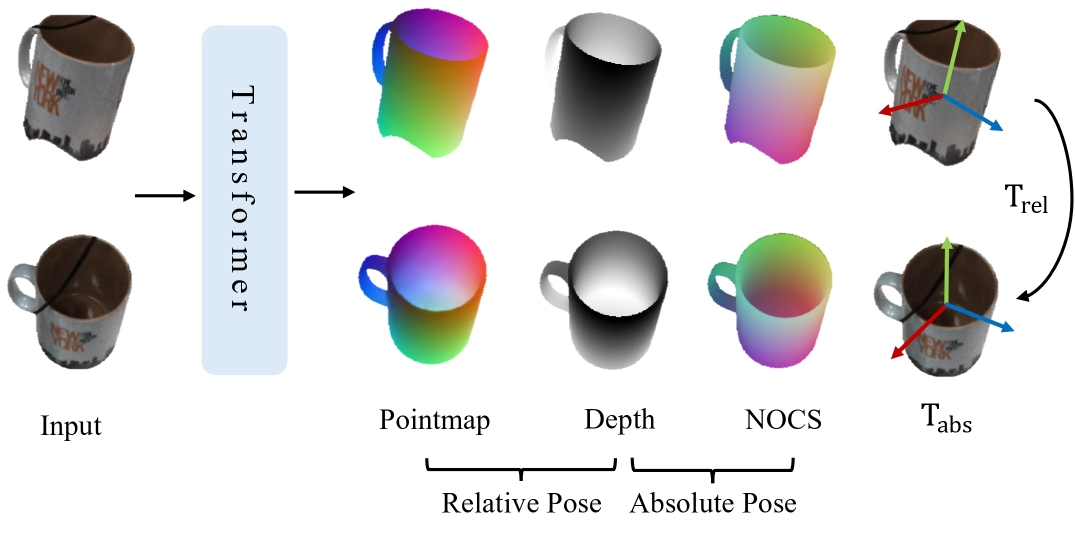
#> input picture assets/teaser.jpg, 2150 x 1079 px (shown at 1/2 size)
$ python -i housecat6d_utils.py   (imports and definitions only)
#> lines starting #> are read from the running program, lines starting #| are printed output that depends on the picture
#> further down, picture is the input picture: shape (1079, 2150, 3); mean B, G, R 219.2, 219.2, 220.1
# SPDX-License-Identifier: CC-BY-NC-SA-4.0
# Project-owned portions of this file are licensed under CC-BY-NC-SA-4.0.
# See LICENSE and NOTICE for details. Third-party notices remain applicable.


import os
import cv2
import cmath
import numpy as np
import collections

# [94 lines left out: functions load_depth, load_housecat_depth, load_housecat_depth_sensor, load_composed_depth, get_bbox, not called in this run]

border_list = [-1, 40, 80, 120, 160, 200, 240, 280, 320, 360, 400, 440, 480, 520, 560, 600, 640, 680, 720, 760, 800, 840, 880, 920, 960, 1000, 1040, 1080, 1120]
# [102 lines left out: functions get_bbox_from_mask, random_rotate, random_scale, not called in this run]


def rgb_add_noise(img):
    rng = np.random
    # apply HSV augmentor
    if rng.rand() > 0:
        hsv_img = cv2.cvtColor(img, cv2.COLOR_BGR2HSV).astype(np.uint16)
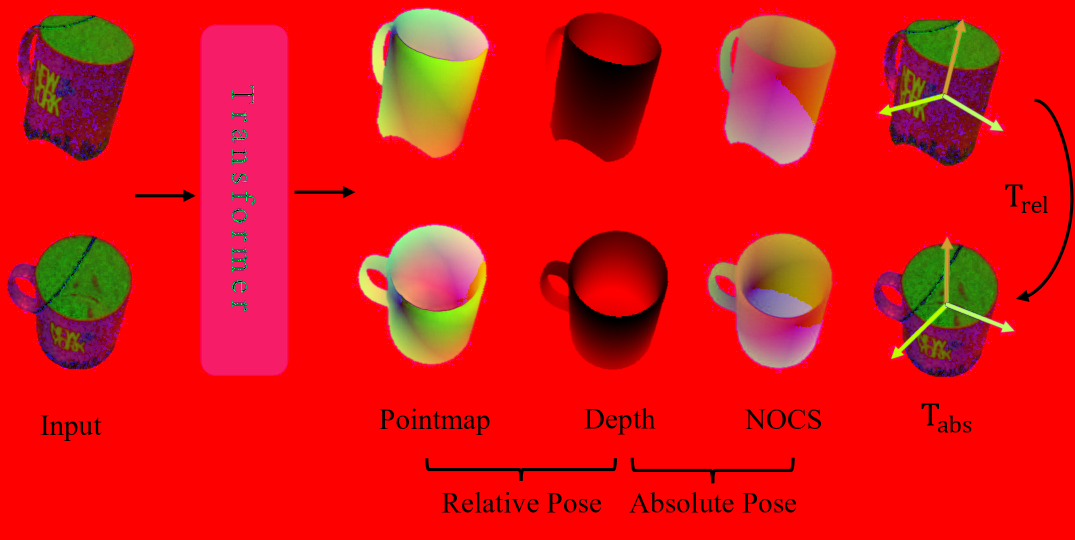
#> hsv_img: shape (1079, 2150, 3) uint16 (shown at 1/2 size); mean B, G, R 17.6, 19, 225.1
        hsv_img[:, :, 1] = hsv_img[:, :, 1] * rand_range(rng, 1.25, 1.45)
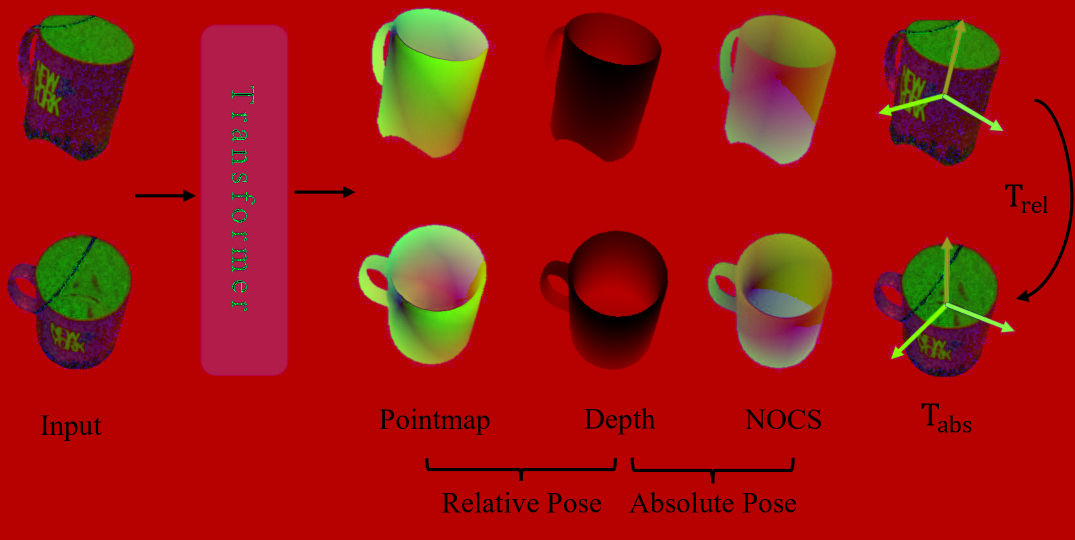
#> hsv_img: shape (1079, 2150, 3) uint16 (shown at 1/2 size); mean B, G, R 17.6, 26.4, 225.1; drawn with min black and max white
        hsv_img[:, :, 2] = hsv_img[:, :, 2] * rand_range(rng, 1.15, 1.35)
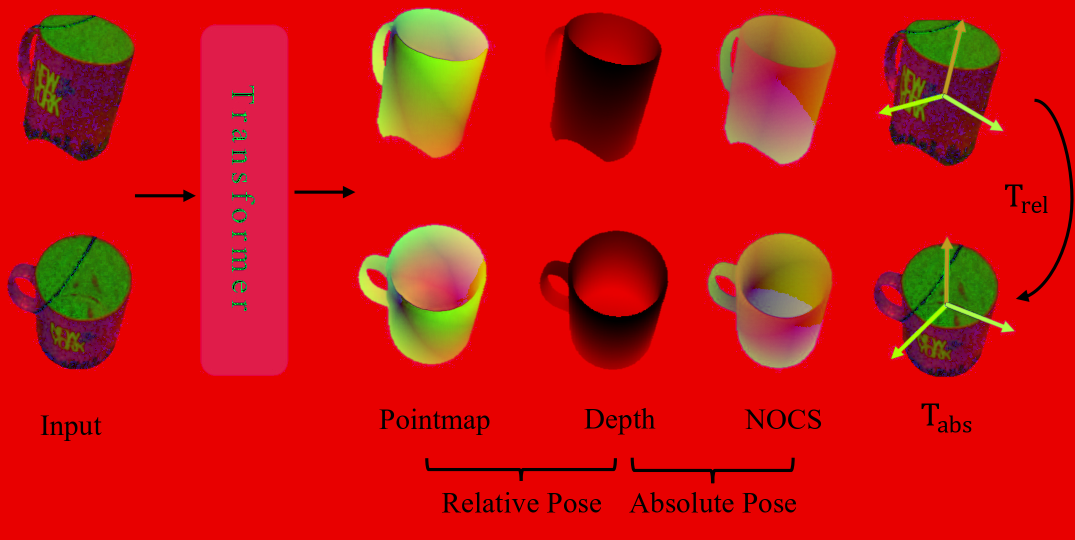
#> hsv_img: shape (1079, 2150, 3) uint16 (shown at 1/2 size); mean B, G, R 17.6, 26.4, 285.2; drawn with min black and max white
        hsv_img[:, :, 1] = np.clip(hsv_img[:, :, 1], 0, 255)
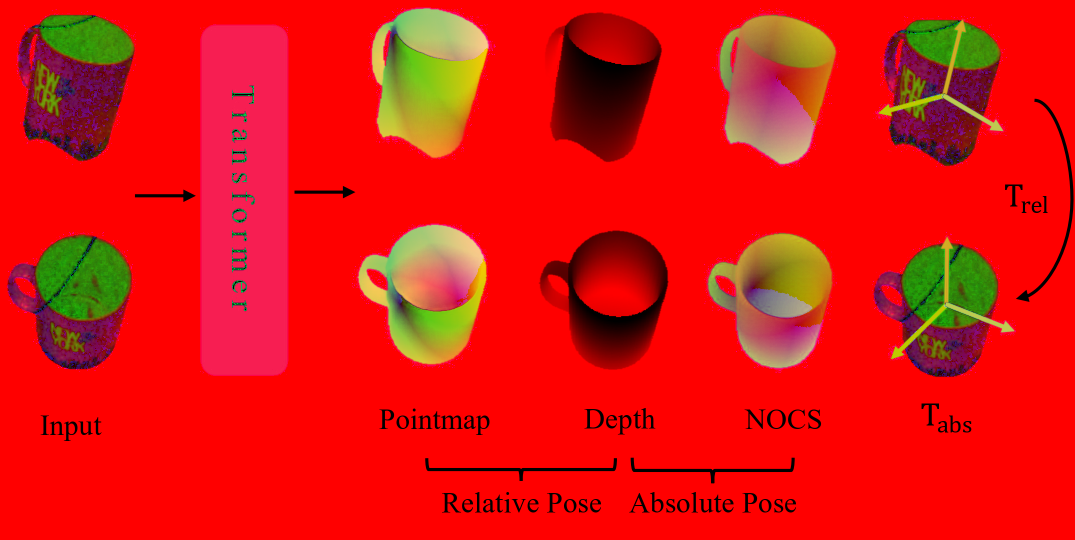
#> hsv_img: shape (1079, 2150, 3) uint16 (shown at 1/2 size); mean B, G, R 17.6, 25.5, 285.2; drawn with min black and max white
        hsv_img[:, :, 2] = np.clip(hsv_img[:, :, 2], 0, 255)
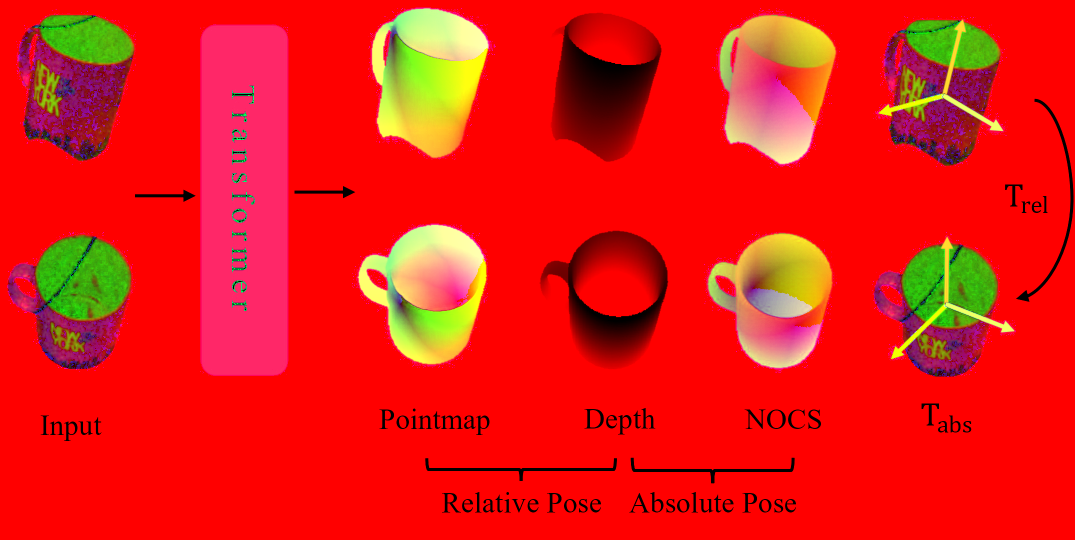
#> hsv_img: shape (1079, 2150, 3) uint16 (shown at 1/2 size); mean B, G, R 17.6, 25.5, 232.5
        img = cv2.cvtColor(hsv_img.astype(np.uint8), cv2.COLOR_HSV2BGR)
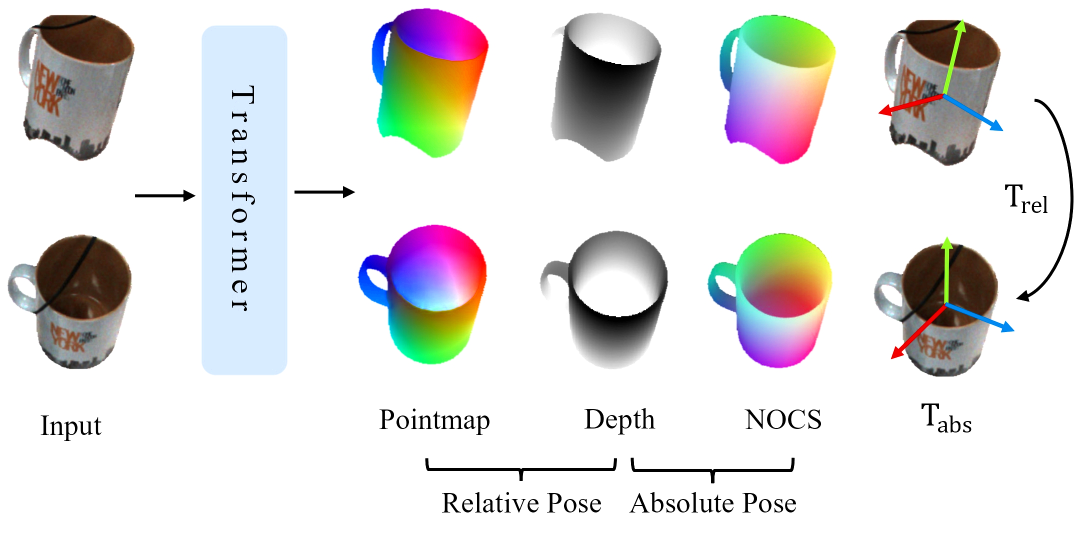
#> img: shape (1079, 2150, 3) (shown at 1/2 size); mean B, G, R 222.7, 223, 224.5

    if rng.rand() > .8:  # sharpen
        kernel = -np.ones((3, 3))
        kernel[1, 1] = rng.rand() * 3 + 9
        kernel /= kernel.sum()
        img = cv2.filter2D(img, -1, kernel)

    if rng.rand() > 0.8:  # motion blur
        r_angle = int(rng.rand() * 360)
        r_len = int(rng.rand() * 15) + 1
        img = linear_motion_blur(img, r_angle, r_len)

    if rng.rand() > 0.8:
        if rng.rand() > 0.2:
            img = cv2.GaussianBlur(img, (3, 3), rng.rand())
        else:
            img = cv2.GaussianBlur(img, (5, 5), rng.rand())

    if rng.rand() > 0.2:
        img = gaussian_noise(rng, img, rng.randint(15))
    else:
        img = gaussian_noise(rng, img, rng.randint(25))

    if rng.rand() > 0.8:
        img = img + np.random.normal(loc=0.0, scale=7.0, size=img.shape)

    return np.clip(img, 0, 255).astype(np.uint8)

def rand_range(rng, lo, hi):
    return rng.rand()*(hi-lo)+lo

def gaussian_noise(rng, img, sigma):
    """add gaussian noise of given sigma to image"""
#> called with sigma = 6
    img = img + rng.randn(*img.shape) * sigma
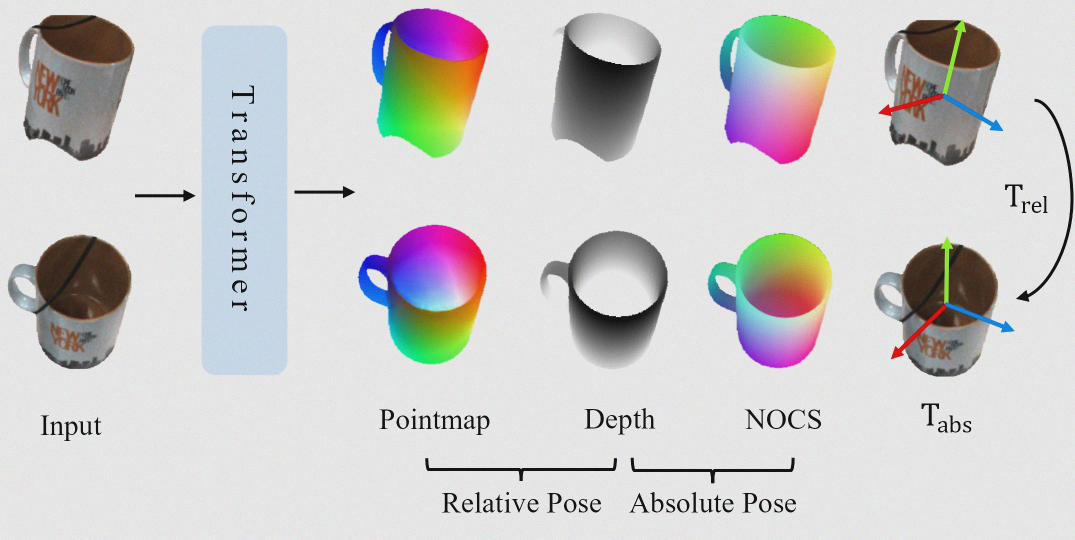
#> img: shape (1079, 2150, 3) float64 (shown at 1/2 size); mean of channels 0, 1, 2 222.7, 223, 224.5; drawn with min black and max white
    img = np.clip(img, 0, 255).astype('uint8')
    return img

# [18 lines left out: function linear_motion_blur, not called in this run]


# Full kernels
FULL_KERNEL_3 = np.ones((3, 3), np.uint8)
FULL_KERNEL_5 = np.ones((5, 5), np.uint8)
FULL_KERNEL_7 = np.ones((7, 7), np.uint8)
FULL_KERNEL_9 = np.ones((9, 9), np.uint8)
FULL_KERNEL_31 = np.ones((31, 31), np.uint8)

# 3x3 cross kernel
CROSS_KERNEL_3 = np.asarray(
    [
        [0, 1, 0],
        [1, 1, 1],
        [0, 1, 0],
    ], dtype=np.uint8)

# 5x5 cross kernel
CROSS_KERNEL_5 = np.asarray(
    [
        [0, 0, 1, 0, 0],
        [0, 0, 1, 0, 0],
        [1, 1, 1, 1, 1],
        [0, 0, 1, 0, 0],
        [0, 0, 1, 0, 0],
    ], dtype=np.uint8)

# 5x5 diamond kernel
DIAMOND_KERNEL_5 = np.array(
    [
        [0, 0, 1, 0, 0],
        [0, 1, 1, 1, 0],
        [1, 1, 1, 1, 1],
        [0, 1, 1, 1, 0],
        [0, 0, 1, 0, 0],
    ], dtype=np.uint8)

# 7x7 cross kernel
CROSS_KERNEL_7 = np.asarray(
    [
        [0, 0, 0, 1, 0, 0, 0],
        [0, 0, 0, 1, 0, 0, 0],
        [0, 0, 0, 1, 0, 0, 0],
        [1, 1, 1, 1, 1, 1, 1],
        [0, 0, 0, 1, 0, 0, 0],
        [0, 0, 0, 1, 0, 0, 0],
        [0, 0, 0, 1, 0, 0, 0],
    ], dtype=np.uint8)

# 7x7 diamond kernel
DIAMOND_KERNEL_7 = np.asarray(
    [
        [0, 0, 0, 1, 0, 0, 0],
        [0, 0, 1, 1, 1, 0, 0],
        [0, 1, 1, 1, 1, 1, 0],
        [1, 1, 1, 1, 1, 1, 1],
        [0, 1, 1, 1, 1, 1, 0],
        [0, 0, 1, 1, 1, 0, 0],
        [0, 0, 0, 1, 0, 0, 0],
    ], dtype=np.uint8)


# [401 lines left out: functions fill_in_fast, fill_in_multiscale_old, fill_in_multiscale, fill_missing, not called in this run]

>>> import cv2
>>> picture = cv2.imread('../../../assets/teaser.jpg')
>>> result = rgb_add_noise(picture)

$ run again, on assets/functional_capability_matrix_chart.png
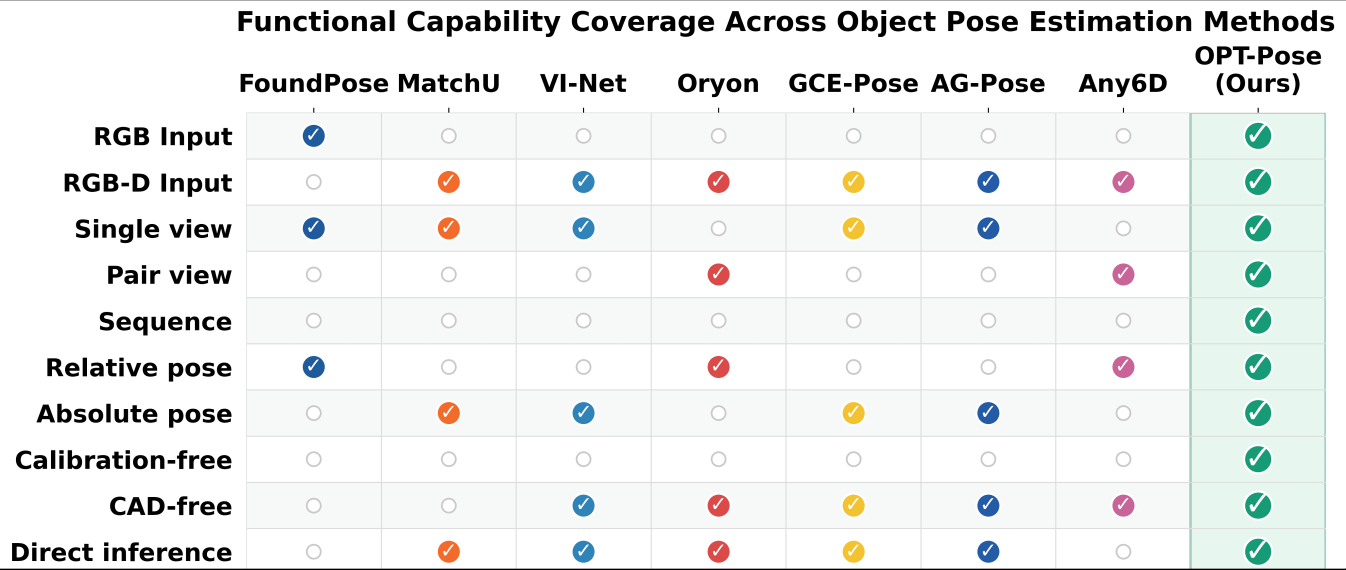
#> input picture assets/functional_capability_matrix_chart.png, 4037 x 1708 px (shown at 1/3 size)
#> picture is the input picture: shape (1708, 4037, 3); mean B, G, R 237.6, 238.3, 236.6
#> in rgb_add_noise, `hsv_img[:, :, 2] = np.clip(hsv_img[:, :, 2], 0, 255)`:
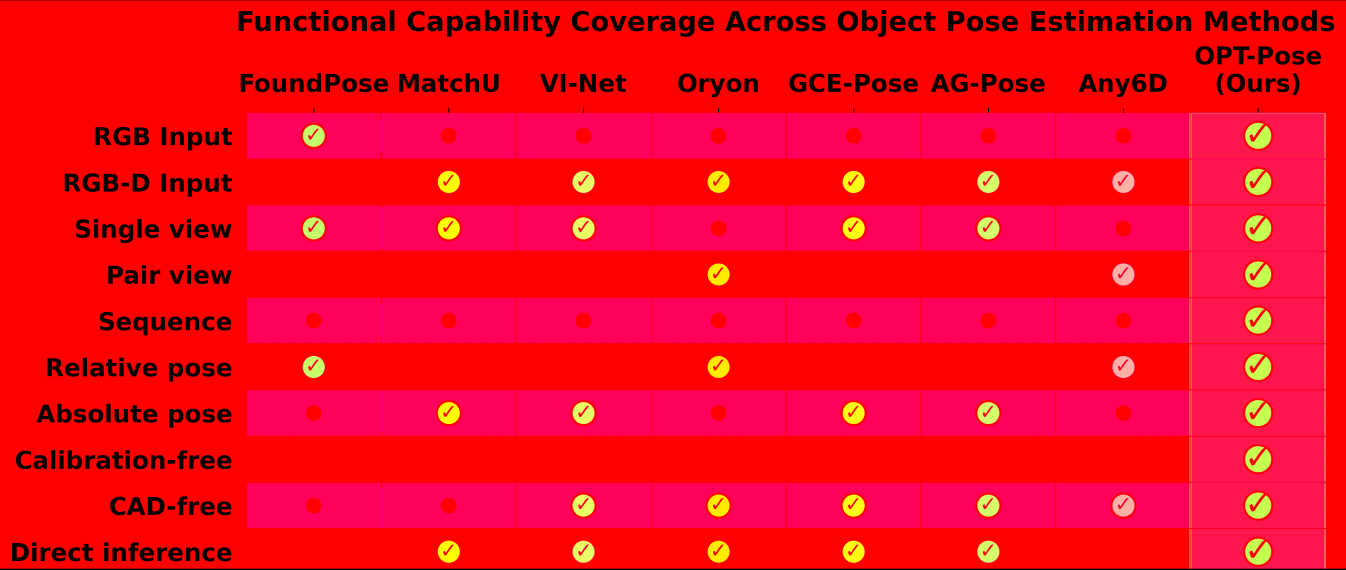
#> hsv_img: shape (1708, 4037, 3) uint16 (shown at 1/3 size); mean B, G, R 30.5, 6.9, 244
#> in gaussian_noise, `img = img + rng.randn(*img.shape) * sigma`:
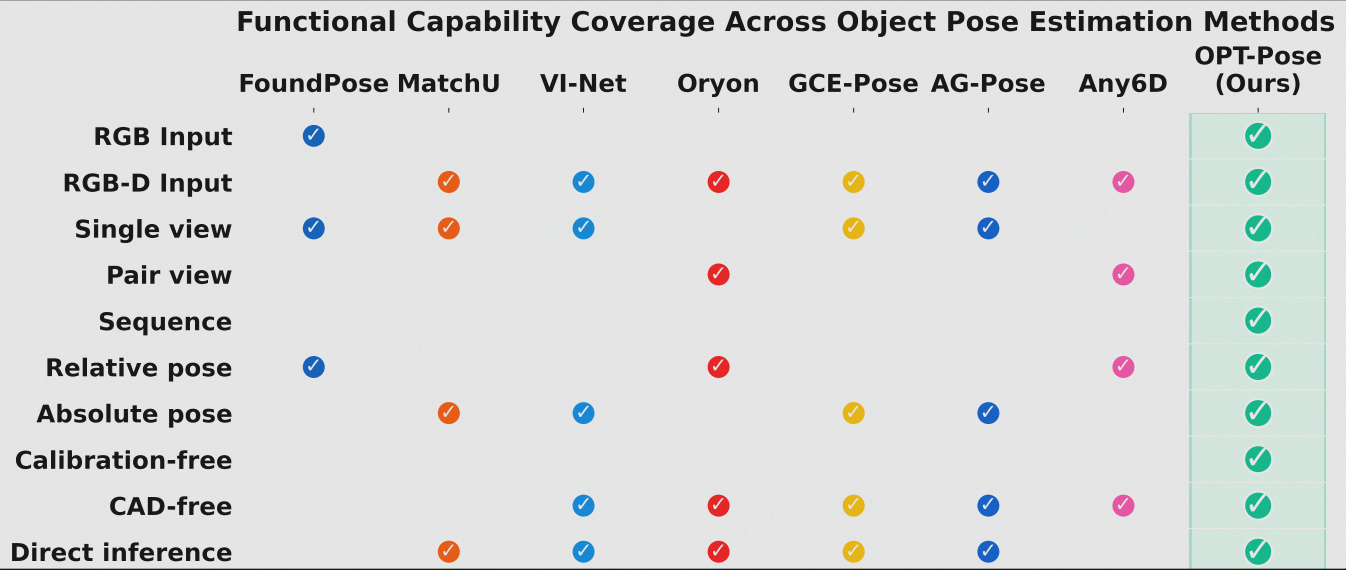
#> img: shape (1708, 4037, 3) float64 (shown at 1/3 size); mean of channels 0, 1, 2 241.1, 242, 239.6; drawn with min black and max white
